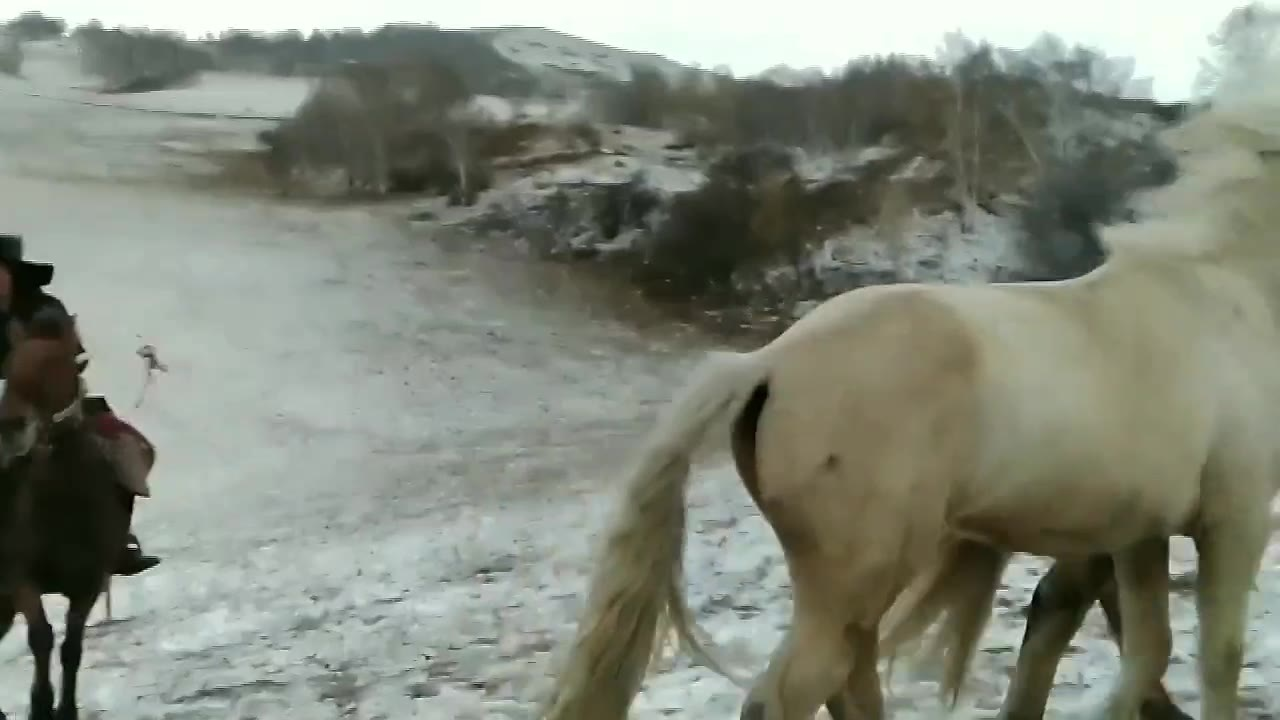
#> input picture projects/omg_llava/test.jpg, 1280 x 720 px
$ python -i image_blending_fn.py   (imports and definitions only)
#> lines starting #> are read from the running program, lines starting #| are printed output that depends on the picture
from PIL import Image, ImageDraw
import random, math
import numpy as np
from shapely.ops import unary_union
from shapely.geometry import Point, Polygon
from scipy.stats import multivariate_normal
from pycocotools import mask
import cv2
import copy
from typing import Tuple


color_pool = {
    'red': (255, 0, 0),
    'lime': (0, 255, 0),
    'blue': (0, 0, 255),
    'yellow': (255, 255, 0),
    'fuchsia': (255, 0, 255),
    'aqua': (0, 255, 255),
    'orange': (255, 165, 0),
    'purple': (128, 0, 128),
    'gold': (255, 215, 0),
}


# [38 lines left out: functions get_random_point_within_polygon, get_random_point_within_bbox, is_max_angle_less_than_150, not called in this run]

def draw_rectangle(canvas, bbox_coord, outline_color, width):
    left, top, right, bottom = bbox_coord
    canvas.rectangle([(left, top), (right, bottom)], outline=outline_color, width=width)

# [162 lines left out: functions draw_ellipse, draw_arrow, draw_rounded_triangle, draw_point, draw_scribble, draw_mask_contour and 1 more, not called in this run]


def image_blending(image, shape='rectangle', bbox_coord=None, segmentation=None,
                   ori_height=None, ori_width=None, alpha=None, rgb_value=None):
    visual_prompt_img = Image.new('RGBA', (ori_width, ori_height), (0, 0, 0, 0))
    visual_prompt_img_canvas = ImageDraw.Draw(visual_prompt_img)
    if alpha == None:
        alpha = random.randint(96, 255) if shape != 'mask' else random.randint(48, 128)
    color_alpha = rgb_value + (alpha, )
    if isinstance(segmentation, dict):
        if isinstance(segmentation['counts'], list):
            # convert to compressed RLE
            segmentation = mask.frPyObjects(segmentation, ori_height, ori_width)
        m = mask.decode(segmentation)
        m = m.astype(np.uint8).squeeze()
        contours, hierarchy = cv2.findContours(m, cv2.RETR_EXTERNAL, cv2.CHAIN_APPROX_SIMPLE)
        contours = [contour.flatten() for contour in contours]
        try:
            polygons = []
            for contour in contours:
                mask_polygon = Polygon([(contour[i], contour[i+1]) for i in range(0, len(contour), 2)])
                polygons.append(mask_polygon)
            mask_polygon = random.choice(polygons)
            try:
                all_polygons_union = unary_union(polygons)
            except:
                all_polygons_union = None
        except:
            mask_polygon = None
    elif segmentation:
        contours = segmentation
        try:
            polygons = []
            for segmentation_coord in segmentation:
                mask_polygon = Polygon([(segmentation_coord[i], segmentation_coord[i+1])
                                         for i in range(0, len(segmentation_coord), 2)])
                polygons.append(mask_polygon)
            mask_polygon = polygons[0]
            try:
                all_polygons_union = unary_union(polygons)
            except:
                all_polygons_union = None
        except:
            mask_polygon = None
    else:
        contours = None
        all_polygons_union = None
        mask_polygon = None

    if shape == 'rectangle':
        line_width = random.choice([2, 3, 4, 5, 6, 7, 8])
        draw_rectangle(visual_prompt_img_canvas, bbox_coord, color_alpha, line_width)
    elif shape == 'ellipse':
        line_width = random.choice([2, 3, 4, 5, 6, 7, 8])
        size_ratio = random.uniform(1, 1.5)
        draw_ellipse(visual_prompt_img_canvas, bbox_coord, all_polygons_union,
                     color_alpha, line_width, size_ratio=size_ratio)
    elif shape == 'arrow':
        line_width = random.choice([1, 2, 3, 4, 5, 6])
        max_arrow_length = 50
        draw_arrow(visual_prompt_img_canvas, bbox_coord, color_alpha, line_width, max_arrow_length)
    elif shape == 'triangle':
        line_width = random.choice([2, 3, 4, 5, 6, 7, 8])
        draw_rounded_triangle(visual_prompt_img_canvas, bbox_coord, all_polygons_union, color_alpha, line_width)
    elif shape == 'point':
        radius = random.choice(list(range(3, 10)))
        aspect_ratio = 1 if random.random() < 0.5 else random.uniform(0.5, 2.0)
        draw_point(visual_prompt_img_canvas, bbox_coord, mask_polygon, color_alpha, radius, aspect_ratio)
    elif shape == 'scribble':
        line_width = random.choice(list(range(2, 13)))
        draw_scribble(visual_prompt_img_canvas, bbox_coord, mask_polygon, color_alpha, line_width)
    elif shape == 'mask_contour':
        line_width = random.choice([1, 2, 3, 4])
        draw_mask_contour(visual_prompt_img_canvas, bbox_coord, contours, color_alpha, line_width)
    else:
        raise NotImplementedError

    image = image.convert('RGBA')
    image = Image.alpha_composite(image, visual_prompt_img)
    image = image.convert('RGB')

    visual_prompt_img = np.array(visual_prompt_img.convert('RGB'))
    visual_prompt_img = np.uint8(np.sum(visual_prompt_img, axis=-1) > 10)

    return image, visual_prompt_img


# [59 lines left out: functions point_rendering, box_rendering, not called in this run]

from distinctipy import distinctipy
# [74 lines left out: function contour_rendering, not called in this run]

>>> import cv2
>>> picture = cv2.imread('../../../omg_llava/test.jpg', cv2.IMREAD_GRAYSCALE)
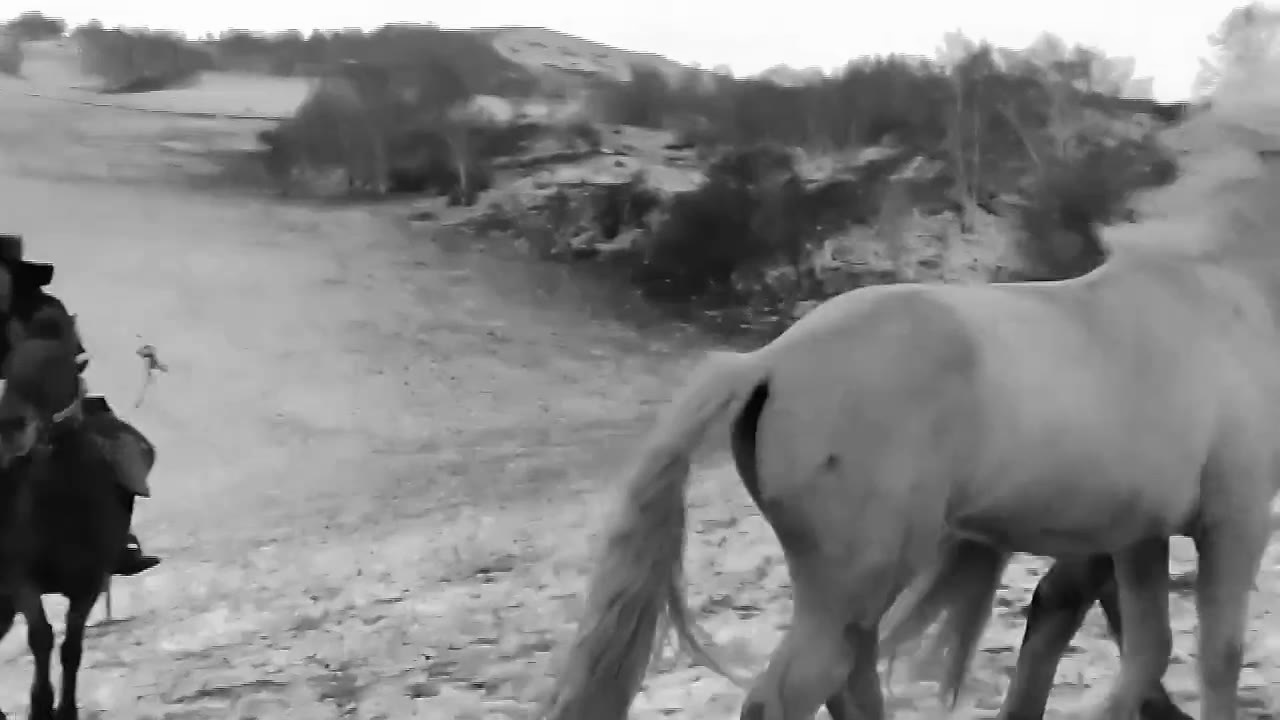
#> picture: shape (720, 1280); min 0, max 255, mean 132.1
>>> result = image_blending(picture)
#> (the run stopped early here; a loop or call above may not have finished)
